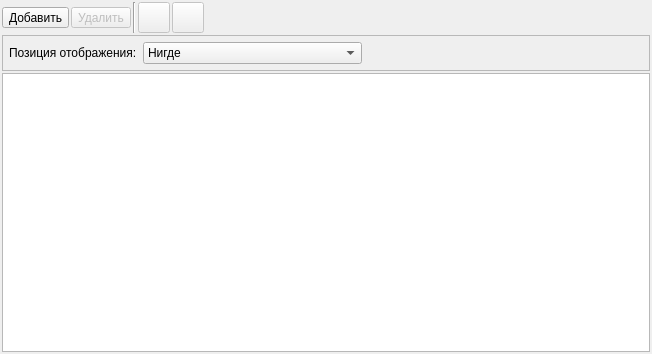
<?xml version="1.0" encoding="UTF-8"?>
<ui version="4.0">
 <class>WidgetPageOptions</class>
 <widget class="QWidget" name="WidgetPageOptions">
  <property name="geometry">
   <rect>
    <x>0</x>
    <y>0</y>
    <width>652</width>
    <height>354</height>
   </rect>
  </property>
  <property name="windowTitle">
   <string>Form</string>
  </property>
  <layout class="QVBoxLayout" name="verticalLayout">
   <property name="spacing">
    <number>2</number>
   </property>
   <property name="leftMargin">
    <number>2</number>
   </property>
   <property name="topMargin">
    <number>2</number>
   </property>
   <property name="rightMargin">
    <number>2</number>
   </property>
   <property name="bottomMargin">
    <number>2</number>
   </property>
   <item>
    <widget class="QWidget" name="widgetButtons" native="true">
     <layout class="QHBoxLayout" name="horizontalLayout">
      <property name="spacing">
       <number>2</number>
      </property>
      <property name="leftMargin">
       <number>0</number>
      </property>
      <property name="topMargin">
       <number>0</number>
      </property>
      <property name="rightMargin">
       <number>0</number>
      </property>
      <property name="bottomMargin">
       <number>0</number>
      </property>
      <item>
       <widget class="QToolButton" name="toolButtonSelectOptionValues">
        <property name="minimumSize">
         <size>
          <width>0</width>
          <height>0</height>
         </size>
        </property>
        <property name="font">
         <font>
          <weight>50</weight>
          <bold>false</bold>
         </font>
        </property>
        <property name="toolTip">
         <string>Добавить значения опции</string>
        </property>
        <property name="styleSheet">
         <string notr="true"/>
        </property>
        <property name="text">
         <string>Добавить</string>
        </property>
        <property name="icon">
         <iconset resource="../../res.qrc">
          <normaloff>:/32/icons/32x32/add.png</normaloff>:/32/icons/32x32/add.png</iconset>
        </property>
        <property name="iconSize">
         <size>
          <width>24</width>
          <height>24</height>
         </size>
        </property>
        <property name="toolButtonStyle">
         <enum>Qt::ToolButtonTextBesideIcon</enum>
        </property>
       </widget>
      </item>
      <item>
       <widget class="QToolButton" name="toolButtonDelete">
        <property name="enabled">
         <bool>false</bool>
        </property>
        <property name="minimumSize">
         <size>
          <width>0</width>
          <height>0</height>
         </size>
        </property>
        <property name="font">
         <font>
          <weight>50</weight>
          <bold>false</bold>
         </font>
        </property>
        <property name="toolTip">
         <string>Удалить выбранные модификации</string>
        </property>
        <property name="styleSheet">
         <string notr="true"/>
        </property>
        <property name="text">
         <string>Удалить</string>
        </property>
        <property name="icon">
         <iconset resource="../../res.qrc">
          <normaloff>:/32/icons/32x32/delete.png</normaloff>:/32/icons/32x32/delete.png</iconset>
        </property>
        <property name="iconSize">
         <size>
          <width>24</width>
          <height>24</height>
         </size>
        </property>
        <property name="toolButtonStyle">
         <enum>Qt::ToolButtonIconOnly</enum>
        </property>
       </widget>
      </item>
      <item>
       <widget class="Line" name="lineRefresh">
        <property name="orientation">
         <enum>Qt::Vertical</enum>
        </property>
       </widget>
      </item>
      <item>
       <widget class="QToolButton" name="toolButtonUp">
        <property name="enabled">
         <bool>false</bool>
        </property>
        <property name="maximumSize">
         <size>
          <width>16777215</width>
          <height>16777215</height>
         </size>
        </property>
        <property name="toolTip">
         <string>Переместить группу выше</string>
        </property>
        <property name="icon">
         <iconset resource="../../res.qrc">
          <normaloff>:/32/icons/32x32/up.png</normaloff>:/32/icons/32x32/up.png</iconset>
        </property>
        <property name="iconSize">
         <size>
          <width>24</width>
          <height>24</height>
         </size>
        </property>
       </widget>
      </item>
      <item>
       <widget class="QToolButton" name="toolButtonDown">
        <property name="enabled">
         <bool>false</bool>
        </property>
        <property name="toolTip">
         <string>Переместить группу ниже </string>
        </property>
        <property name="icon">
         <iconset resource="../../res.qrc">
          <normaloff>:/32/icons/32x32/down.png</normaloff>:/32/icons/32x32/down.png</iconset>
        </property>
        <property name="iconSize">
         <size>
          <width>24</width>
          <height>24</height>
         </size>
        </property>
       </widget>
      </item>
      <item>
       <spacer name="horizontalSpacer">
        <property name="orientation">
         <enum>Qt::Horizontal</enum>
        </property>
        <property name="sizeHint" stdset="0">
         <size>
          <width>448</width>
          <height>27</height>
         </size>
        </property>
       </spacer>
      </item>
     </layout>
    </widget>
   </item>
   <item>
    <widget class="QFrame" name="frame">
     <property name="frameShape">
      <enum>QFrame::StyledPanel</enum>
     </property>
     <property name="frameShadow">
      <enum>QFrame::Sunken</enum>
     </property>
     <layout class="QHBoxLayout" name="horizontalLayout_2">
      <property name="leftMargin">
       <number>6</number>
      </property>
      <property name="topMargin">
       <number>6</number>
      </property>
      <property name="rightMargin">
       <number>6</number>
      </property>
      <property name="bottomMargin">
       <number>6</number>
      </property>
      <item>
       <widget class="QLabel" name="label">
        <property name="text">
         <string>Позиция отображения:</string>
        </property>
       </widget>
      </item>
      <item>
       <widget class="QComboBox" name="comboBox">
        <property name="sizePolicy">
         <sizepolicy hsizetype="Preferred" vsizetype="Fixed">
          <horstretch>0</horstretch>
          <verstretch>0</verstretch>
         </sizepolicy>
        </property>
        <item>
         <property name="text">
          <string>Нигде</string>
         </property>
        </item>
        <item>
         <property name="text">
          <string>Оба варианта</string>
         </property>
        </item>
        <item>
         <property name="text">
          <string>Только снизу (основной контент)</string>
         </property>
        </item>
        <item>
         <property name="text">
          <string>Только справа (плавающий блок)</string>
         </property>
        </item>
       </widget>
      </item>
      <item>
       <spacer name="horizontalSpacer_2">
        <property name="orientation">
         <enum>Qt::Horizontal</enum>
        </property>
        <property name="sizeHint" stdset="0">
         <size>
          <width>40</width>
          <height>20</height>
         </size>
        </property>
       </spacer>
      </item>
     </layout>
    </widget>
   </item>
   <item>
    <widget class="QTableView" name="tableView">
     <property name="editTriggers">
      <set>QAbstractItemView::CurrentChanged|QAbstractItemView::DoubleClicked|QAbstractItemView::EditKeyPressed|QAbstractItemView::SelectedClicked</set>
     </property>
     <property name="selectionBehavior">
      <enum>QAbstractItemView::SelectItems</enum>
     </property>
    </widget>
   </item>
  </layout>
 </widget>
 <resources>
  <include location="../../res.qrc"/>
 </resources>
 <connections/>
</ui>
